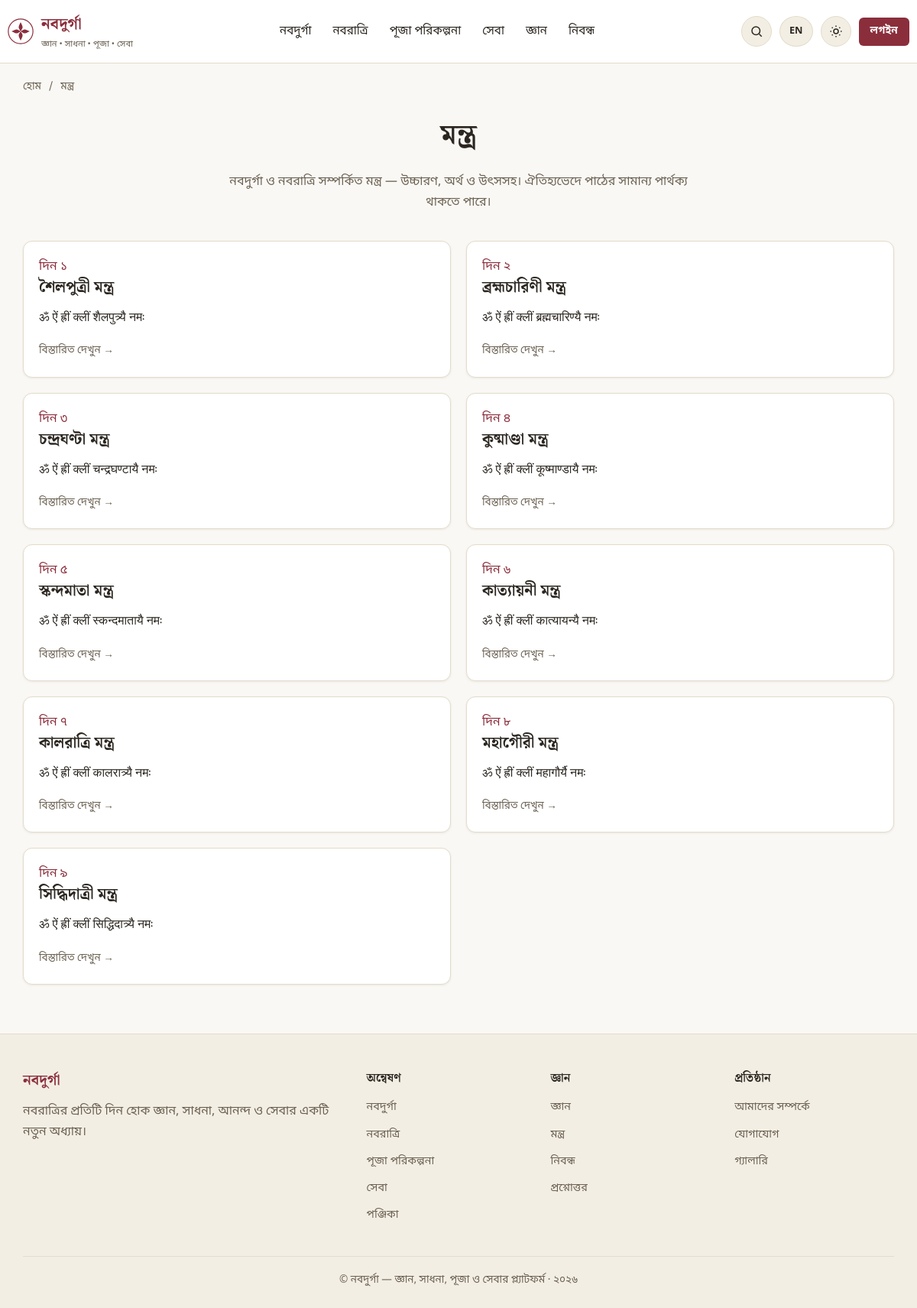
Page /mantras on the committed database.
### tables this page shows
CREATE TABLE IF NOT EXISTS mantras (
    id INT UNSIGNED AUTO_INCREMENT PRIMARY KEY,
    title_bn VARCHAR(255) NOT NULL,
    slug VARCHAR(255) NOT NULL UNIQUE,
    sanskrit TEXT NULL,
    transliteration TEXT NULL,
    pronunciation_bn TEXT NULL,
    meaning_bn TEXT NULL,
    meaning_en TEXT NULL,
    associated_deity VARCHAR(150) NULL,
    associated_day TINYINT UNSIGNED NULL,
    source VARCHAR(255) NULL COMMENT 'never fabricated; leave NULL if unverified',
    audio_url VARCHAR(255) NULL,
    status ENUM('active','inactive') NOT NULL DEFAULT 'active',
    created_at DATETIME NOT NULL DEFAULT CURRENT_TIMESTAMP,
    updated_at DATETIME NOT NULL DEFAULT CURRENT_TIMESTAMP ON UPDATE CURRENT_TIMESTAMP,
    INDEX idx_mantras_slug (slug)
);

### app/core/Controller.php (called while the page is built, shortened)
<?php
class Controller
{
    protected function view(string $view, array $data = [], ?string $layout = null): void
    {
        $viewFile = dirname(__DIR__) . '/views/' . $view . '.php';
        extract($data, EXTR_SKIP);
        require $viewFile;
    }
}

### app/controllers/MantraController.php (called while the page is built, shortened)
<?php
class MantraController extends Controller
{
    public function index(Request $request): void
    {
        $this->view('pages/mantras/index', [
            'title' => 'মন্ত্র',
            'metaDescription' => 'নবদুর্গা ও নবরাত্রি সম্পর্কিত মন্ত্র, উচ্চারণ ও অর্থ।',
            'breadcrumbs' => [['label' => 'মন্ত্র']],
            'mantras' => (new MantraRepository())->allActive(),
        ]);
    }
}

### public/index.php (called while the page is built, shortened)
<?php
$router = new \App\Core\Router();
$router->setBasePath(\App\Core\Env::get('APP_BASE_PATH', ''));
$request = new \App\Core\Request();
$router->dispatch($request);

### app/core/Repository.php (called while the page is built, shortened)
<?php
abstract class Repository
{
    protected PDO $db;
    protected string $table;
    public function __construct()
    {
        $this->db = Database::connection();
    }
    public function all(array $conditions = [], ?string $orderBy = null, ?int $limit = null): array
    {
        [$where, $params] = $this->buildWhere($conditions);
        $sql = "SELECT * FROM {$this->table} {$where}";
        if ($orderBy) {
            $sql .= " ORDER BY {$orderBy}";
        }
        $stmt = $this->db->prepare($sql);
        $stmt->execute($params);
        return $stmt->fetchAll();
    }
    protected function buildWhere(array $conditions): array
    {
        if (empty($conditions)) {
            return ['', []];
        }
        $clauses = [];
        $params = [];
        foreach ($conditions as $column => $value) {
            if (is_array($value)) {
                $in = [];
                foreach ($value as $i => $v) {
                    $key = "{$column}_{$i}";
                    $in[] = ":{$key}";
                    $params[$key] = $v;
                }
                $clauses[] = "{$column} IN (" . implode(',', $in) . ")";
            } else {
                $clauses[] = "{$column} = :{$column}";
                $params[$column] = $value;
            }
        }
        return ['WHERE ' . implode(' AND ', $clauses), $params];
    }
}

### app/core/Autoloader.php (called while the page is built, shortened)
<?php
class Autoloader
{
    protected static array $map = [
        'App\\Core\\' => 'core/',
        'App\\Controllers\\Admin\\' => 'controllers/admin/',
        'App\\Controllers\\' => 'controllers/',
        'App\\Models\\' => 'models/',
        'App\\Repositories\\' => 'repositories/',
        'App\\Services\\' => 'services/',
        'App\\Middleware\\' => 'middleware/',
        'App\\Validators\\' => 'validators/',
        'App\\Helpers\\' => 'helpers/',
    ];
    public static function register(string $appPath): void
    {
        spl_autoload_register(function (string $class) use ($appPath) {
            foreach (self::$map as $prefix => $dir) {
                if (str_starts_with($class, $prefix)) {
                    $relative = substr($class, strlen($prefix));
                    $relative = str_replace('\\', '/', $relative);
                    $file = rtrim($appPath, '/\\') . '/' . $dir . $relative . '.php';
                    if (is_file($file)) {
                        return;
                    }
                }
            }
        });
    }
}

### app/core/Env.php (called while the page is built, shortened)
<?php
class Env
{
    public static function get(string $key, $default = null)
    {
        $value = $_ENV[$key] ?? getenv($key);
        return match (strtolower((string) $value)) {
            'true', '(true)' => true,
            'false', '(false)' => false,
            'null', '(null)' => null,
            'empty', '(empty)' => '',
            default => $value,
        };
    }
}

### app/core/Database.php (called while the page is built, shortened)
<?php
class Database
{
    protected static ?PDO $instance = null;
    public static function connection(): PDO
    {
        if (self::$instance === null) {
            $host = Env::get('DB_HOST', '127.0.0.1');
            $port = Env::get('DB_PORT', '3306');
            $name = Env::get('DB_DATABASE', 'navadurga_db');
            $user = Env::get('DB_USERNAME', 'root');
            $pass = Env::get('DB_PASSWORD', '');
            $charset = Env::get('DB_CHARSET', 'utf8mb4');
            $dsn = "mysql:host={$host};port={$port};dbname={$name};charset={$charset}";
            try {
                self::$instance = new PDO($dsn, $user, $pass, [
                    PDO::ATTR_ERRMODE => PDO::ERRMODE_EXCEPTION,
                    PDO::ATTR_DEFAULT_FETCH_MODE => PDO::FETCH_ASSOC,
                    PDO::ATTR_EMULATE_PREPARES => true,
                ]);
            } catch (PDOException $e) {
                if (Env::get('APP_DEBUG', false)) {
                    throw $e;
                }
                http_response_code(500);
                require dirname(__DIR__) . '/views/errors/500.php';
                exit;
            }
        }
        return self::$instance;
    }
}

### app/repositories/MantraRepository.php (called while the page is built, shortened)
<?php
class MantraRepository extends Repository
{
    public function allActive(): array
    {
        return $this->all(['status' => 'active'], 'associated_day ASC, title_bn ASC');
    }
}

### app/helpers/functions.php (called while the page is built, shortened)
<?php
if (!function_exists('base_path')) {
    function base_path(): string
    {
        return rtrim(Env::get('APP_BASE_PATH', ''), '/');
    }
}
if (!function_exists('url')) {
    function url(string $path = ''): string
    {
        return base_path() . '/' . ltrim($path, '/');
    }
}
if (!function_exists('e')) {
    function e(?string $value): string
    {
        return htmlspecialchars($value ?? '', ENT_QUOTES, 'UTF-8');
    }
}
if (!function_exists('bn_digits')) {
    function bn_digits($number): string
    {
        $western = ['0','1','2','3','4','5','6','7','8','9'];
        $bengali = ['০','১','২','৩','৪','৫','৬','৭','৮','৯'];
        return str_replace($western, $bengali, (string) $number);
    }
}
if (!function_exists('truncate')) {
    function truncate(?string $text, int $length = 150): string
    {
        $text = trim(strip_tags($text ?? ''));
        if (mb_strlen($text) <= $length) {
            return $text;
        }
        return mb_substr($text, 0, $length) . '…';
    }
}

### app/views/pages/mantras/index.php (the view)
<h1 class="text-center">মন্ত্র</h1>
<p class="section-subtitle">নবদুর্গা ও নবরাত্রি সম্পর্কিত মন্ত্র — উচ্চারণ, অর্থ ও উৎসসহ। ঐতিহ্যভেদে পাঠের সামান্য পার্থক্য থাকতে পারে।</p>
<?php if (empty($mantras)): ?>
    <div class="empty-state"><div class="icon">🕉️</div><p>এখনও কোনো মন্ত্র যোগ করা হয়নি।</p></div>
<?php else: ?>
<div class="grid grid-2">
    <?php foreach ($mantras as $m): ?>
        <a href="<?= url('/mantras/' . $m['slug']) ?>" class="card mantra-card">
            <div class="card-body">
                <?php if ($m['associated_day']): ?><span class="day-badge">দিন <?= bn_digits($m['associated_day']) ?></span><?php endif; ?>
                <h3><?= e($m['title_bn']) ?></h3>
                <p style="font-family:var(--font-heading);"><?= e(truncate($m['sanskrit'], 80)) ?></p>
                <span class="text-muted" style="font-size:0.85rem;">বিস্তারিত দেখুন →</span>
            </div>
        </a>
    <?php endforeach; ?>
</div>
<?php endif; ?>

### app/core/Router.php (shortened to what this page needs)
<?php
class Router
{
    protected array $routes = [];
    protected string $basePath = '';
    public function setBasePath(string $path): void
    {
        $this->basePath = rtrim($path, '/');
    }
    protected function add(string $method, string $uri, $handler, array $middleware): void
    {
        $this->routes[] = [
            'method' => $method,
            'uri' => '/' . trim($uri, '/'),
            'handler' => $handler,
            'middleware' => $middleware,
        ];
    }
    public function dispatch(Request $request): void
    {
        $method = $request->method();
        $uri = $request->uriPath($this->basePath);
        foreach ($this->routes as $route) {
            if ($route['method'] !== $method) {
                continue;
            }
            $pattern = $this->compile($route['uri']);
            if (preg_match($pattern, $uri, $matches)) {
                $params = array_filter($matches, 'is_string', ARRAY_FILTER_USE_KEY);
                $this->call($route['handler'], $request, $params);
                return;
            }
        }
    }
    protected function compile(string $uri): string
    {
        $pattern = preg_replace('#\{([a-zA-Z_][a-zA-Z0-9_]*)\}#', '(?P<$1>[^/]+)', $uri);
        return '#^' . $pattern . '$#u';
    }
    protected function call($handler, Request $request, array $params): void
    {
        [$class, $method] = $handler;
        $controller = new $class();
        call_user_func_array([$controller, $method], array_merge([$request], array_values($params)));
    }
}

### public/assets/css/app.css (style rules this page uses)
:root { --color-bg: #FAF8F4; --color-surface: #FFFFFF; --color-surface-alt: #F3EEE4; --color-border: #E4DCC9; --color-text: #2B2620; --color-text-muted: #6B6152; --color-primary: #8B2E3C; --color-primary-dark: #6E1F2B; --color-primary-soft: #F4E4E6; --color-accent: #B8842E; --color-accent-soft: #F6ECD9; --color-success: #2F6D4F; --color-success-soft: #E4F1EA; --color-danger: #B3261E; --color-danger-soft: #FBE7E5; --color-info: #2E5D8B; --color-info-soft: #E4EDF6; --shadow-sm: 0 1px 3px rgba(43, 38, 32, 0.08); --shadow-md: 0 4px 16px rgba(43, 38, 32, 0.10); --radius-sm: 6px; --radius-md: 12px; --radius-lg: 20px; --font-body: 'Noto Sans Bengali', 'Nirmala UI', 'Vrinda', 'Noto Sans', system-ui, sans-serif; --font-heading: 'Noto Serif Bengali', 'Nirmala UI', 'Vrinda', 'Noto Serif', Georgia, serif; --container-width: 1180px; }
* { box-sizing: border-box; }
html { scroll-behavior: smooth; }
body { margin: 0; font-family: var(--font-body); background: var(--color-bg); color: var(--color-text); line-height: 1.7; font-size: 16px; -webkit-font-smoothing: antialiased; }
h1, h2, h3, h4 { font-family: var(--font-heading); font-weight: 700; line-height: 1.35; margin: 0 0 0.6em; color: var(--color-text); }
h1 { font-size: clamp(1.9rem, 3vw, 2.6rem); }
h3 { font-size: 1.25rem; }
p { margin: 0 0 1em; color: var(--color-text); }
a { color: var(--color-primary); text-decoration: none; }
.section-subtitle { text-align: center; color: var(--color-text-muted); max-width: 640px; margin: 0 auto 36px; }
.card { background: var(--color-surface); border: 1px solid var(--color-border); border-radius: var(--radius-md); box-shadow: var(--shadow-sm); overflow: hidden; }
.card-body { padding: 20px; }
.grid { display: grid; gap: 20px; }
.grid-2 { grid-template-columns: repeat(2, 1fr); }
.seva-card, .activity-card, .article-card, .mantra-card, .day-card { display: flex; flex-direction: column; height: 100%; }
.text-center { text-align: center; }
.text-muted { color: var(--color-text-muted); }

### rows in the picture
mantras: associated_day "১", title_bn "শৈলপুত্রী মন্ত্র", sanskrit "ॐ ऐं ह्रीं क्लीं शैलपुत्र्यै नमः"
mantras: associated_day "২", title_bn "ব্রহ্মচারিণী মন্ত্র", sanskrit "ॐ ऐं ह्रीं क्लीं ब्रह्मचारिण्यै नमः"
mantras: associated_day "৩", title_bn "চন্দ্রঘণ্টা মন্ত্র", sanskrit "ॐ ऐं ह्रीं क्लीं चन्द्रघण्टायै नमः"
mantras: associated_day "৪", title_bn "কুষ্মাণ্ডা মন্ত্র", sanskrit "ॐ ऐं ह्रीं क्लीं कूष्माण्डायै नमः"
mantras: associated_day "৫", title_bn "স্কন্দমাতা মন্ত্র", sanskrit "ॐ ऐं ह्रीं क्लीं स्कन्दमातायै नमः"
mantras: associated_day "৬", title_bn "কাত্যায়নী মন্ত্র", sanskrit "ॐ ऐं ह्रीं क्लीं कात्यायन्यै नमः"
mantras: associated_day "৭", title_bn "কালরাত্রি মন্ত্র", sanskrit "ॐ ऐं ह्रीं क्लीं कालरात्र्यै नमः"
mantras: associated_day "৮", title_bn "মহাগৌরী মন্ত্র", sanskrit "ॐ ऐं ह्रीं क्लीं महागौर्यै नमः"
mantras: associated_day "৯", title_bn "সিদ্ধিদাত্রী মন্ত্র", sanskrit "ॐ ऐं ह्रीं क्लीं सिद्धिदात्र्यै नमः"

### other values in the picture
setting('site_name', 'নবদুর্গা') "নবদুর্গা"
setting('site_subtitle', 'জ্ঞান • সাধনা • পূজা • সেবা') "জ্ঞান • সাধনা • পূজা • সেবা"
t('nav.navadurga') "নবদুর্গা"
t('nav.navaratri') "নবরাত্রি"
t('nav.puja_planning') "পূজা পরিকল্পনা"
t('nav.seva') "সেবা"
t('nav.learning') "জ্ঞান"
t('nav.articles') "নিবন্ধ"
t('nav.login') "লগইন"
$crumb['label'] "মন্ত্র"
t('footer.explore') "অন্বেষণ"
t('nav.calendar') "পঞ্জিকা"
t('footer.knowledge') "জ্ঞান"
t('nav.mantras') "মন্ত্র"
t('nav.faq') "প্রশ্নোত্তর"
